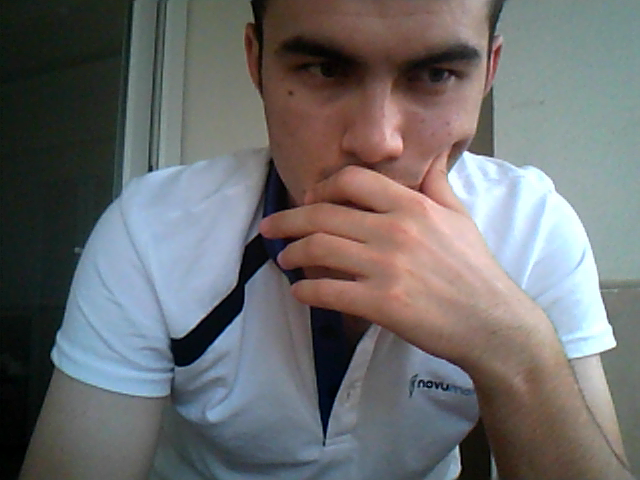
#> input picture Kamera_Uzerinden_Nesne_Tespiti-Yazi_Okuma/shot_0_000.bmp, 640 x 480 px, given in place of the camera
$ python daire_tespiti1.py
#> lines starting #> are read from the running program, lines starting #| are printed output that depends on the picture; after the words box and inside, x2 and y2 are one past the last pixel; in counts of white or black regions, pixels touching at a corner belong together
import cv2
import numpy as np

capture = cv2.VideoCapture(0)
capture.get(cv2.CAP_PROP_FPS)

t = 50
w = 640.0

last = 0
while True:
    ret, image = capture.read()
#> image is the input picture: shape (480, 640, 3); mean B, G, R 110, 109.3, 109.4

    img_height, img_width, depth = image.shape
#> img_height = 480; img_width = 640; depth = 3
    scale = w // img_width
#> scale = 1
    h = img_height * scale
#> h = 480
    image = cv2.resize(image, (0, 0), fx=scale, fy=scale)

    # Apply filters
    grey = cv2.cvtColor(image, cv2.COLOR_BGR2GRAY)
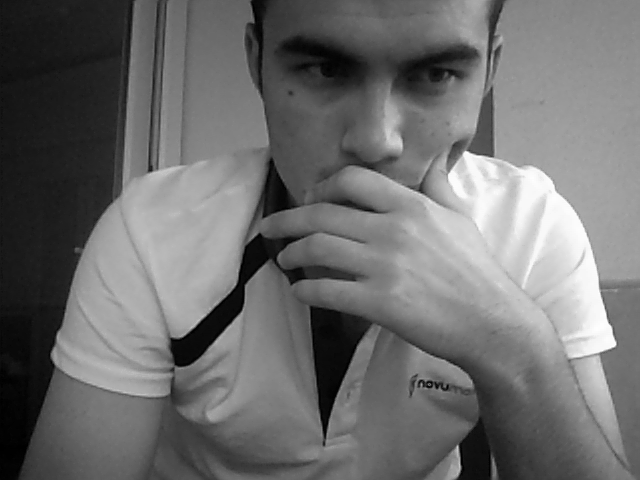
#> grey: shape (480, 640); min 0, max 255, mean 109.4
    blured = cv2.medianBlur(grey, 15)

    # Compose 2x2 grid with all previews
    grid = np.zeros([2 * int(h), 2 * int(w), 3], np.uint8)
    grid[0:int(h), 0:int(w)] = image
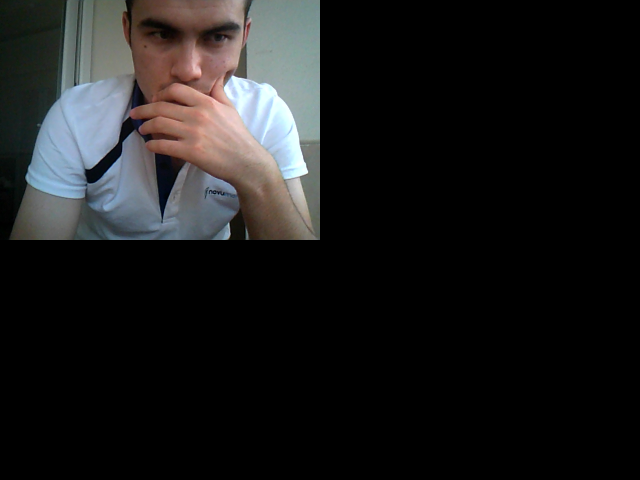
#> grid: shape (960, 1280, 3) (shown at 1/2 size); mean B, G, R 27.5, 27.3, 27.3

    # We need to convert each of them to RGB from grescaled 8 bit format
    grid[int(h):2 *int(h), 0:int(w)] = np.dstack([cv2.Canny(grey, int(t) / 2, int(t))] * 3)
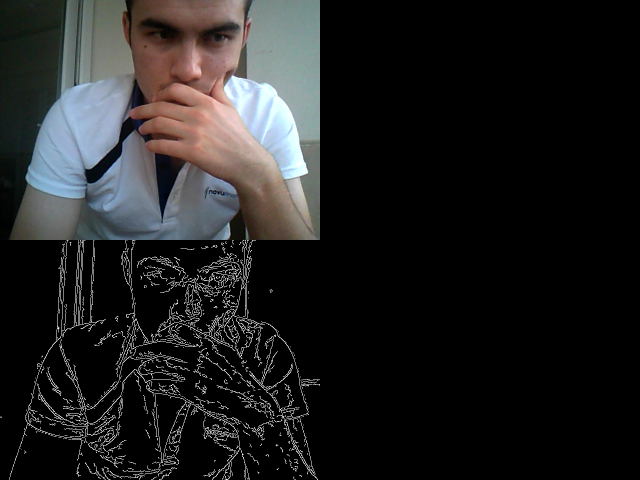
#> grid: shape (960, 1280, 3) (shown at 1/2 size); 1.78% of pixels changed, all inside (x1, y1, x2, y2) = (0, 480, 640, 960)
    grid[0:int(h), int(w):2 * int(w)] = np.dstack([blured] * 3)
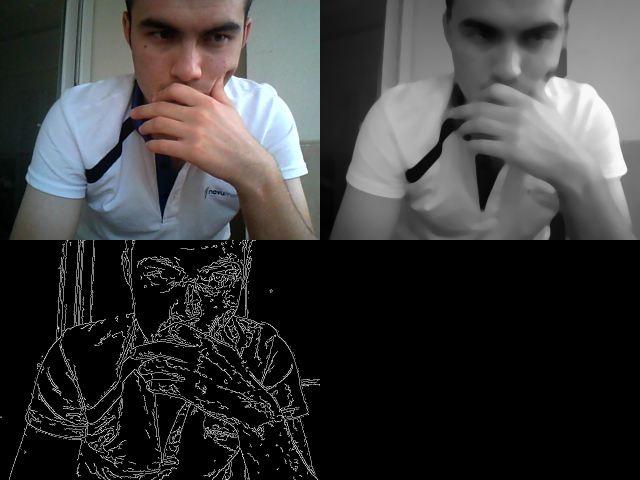
#> grid: shape (960, 1280, 3) (shown at 1/2 size); mean B, G, R 59.5, 59.3, 59.3
    grid[int(h):2 * int(h), int(w):2 * int(w)] = np.dstack([cv2.Canny(blured, int(t) / 2, int(t))] * 3)
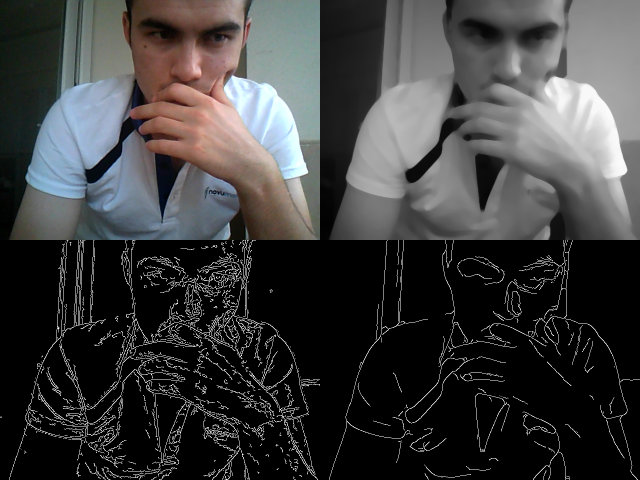
#> grid: shape (960, 1280, 3) (shown at 1/2 size); 0.67% of pixels changed, all inside (x1, y1, x2, y2) = (658, 480, 1280, 960)

    #cv2.imshow('Resim 1', grid)

    sc = 1
    md = 30
    at = 40

    circles = cv2.HoughCircles(blured, cv2.HOUGH_GRADIENT, 1, 20,param1=50, param2=30, minRadius=1, maxRadius=40)
#> circles = None

    cv2.circle(image, (int(img_width / 2), int(img_height / 2)), 1, (255, 0, 0), 5)
#> image: shape (480, 640, 3); 0.02% of pixels changed, all inside (x1, y1, x2, y2) = (316, 236, 325, 245)

    if circles is not None:

        # dairelerin indexlerine göre sayı adetini alırız
        circles = np.round(circles[0, :]).astype("int")

        # [19 lines of commented-out code are left out]
        for (x, y, r) in circles:
            cv2.circle(image, (x, y), r, (0, 0, 255), 4)
            cv2.line(image,(x,y),(int(img_width/2),int(img_height/2)),(0,255,0),1)
        # [10 lines of commented-out code are left out]

    cv2.imshow('Resim', image)

    if cv2.waitKey(1) & 0xFF == ord('q'):
#> (key q is pressed here)
        cv2.destroyAllWindows()
        capture.release()
        break
